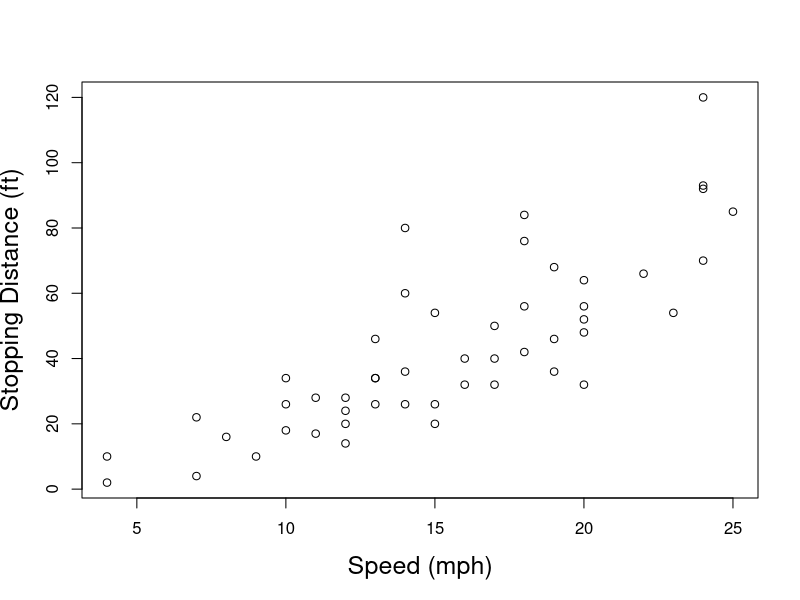

R code for this plot:
###############
# Create a simple scatter plot of cars speed and stopping distances
# Christopher Gandrud
# 6 January 2012
###############

plot(x = cars$speed, y = cars$dist,
     xlab = "Speed (mph)",
     ylab = "Stopping Distance (ft)",
     cex.lab = 1.5)